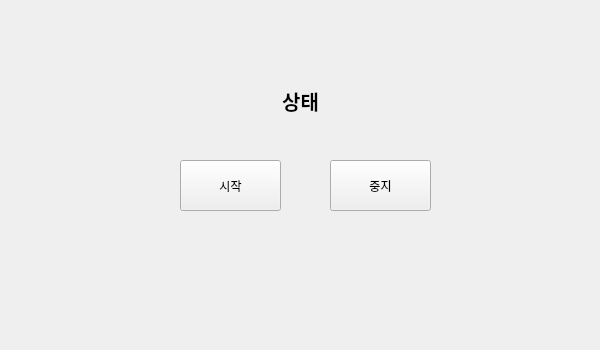
<?xml version="1.0" encoding="UTF-8"?>
<ui version="4.0">
 <class>Form</class>
 <widget class="QWidget" name="Form">
  <property name="geometry">
   <rect>
    <x>0</x>
    <y>0</y>
    <width>600</width>
    <height>350</height>
   </rect>
  </property>
  <property name="maximumSize">
   <size>
    <width>600</width>
    <height>350</height>
   </size>
  </property>
  <property name="windowTitle">
   <string>QTDesigner 연습</string>
  </property>
  <widget class="QLabel" name="lblStatus">
   <property name="geometry">
    <rect>
     <x>160</x>
     <y>70</y>
     <width>281</width>
     <height>61</height>
    </rect>
   </property>
   <property name="font">
    <font>
     <family>맑은 고딕</family>
     <pointsize>15</pointsize>
     <weight>75</weight>
     <bold>true</bold>
    </font>
   </property>
   <property name="text">
    <string>상태</string>
   </property>
   <property name="alignment">
    <set>Qt::AlignCenter</set>
   </property>
  </widget>
  <widget class="QPushButton" name="btnStart">
   <property name="geometry">
    <rect>
     <x>180</x>
     <y>160</y>
     <width>101</width>
     <height>51</height>
    </rect>
   </property>
   <property name="font">
    <font>
     <family>맑은 고딕 Semilight</family>
     <pointsize>9</pointsize>
    </font>
   </property>
   <property name="text">
    <string>시작</string>
   </property>
  </widget>
  <widget class="QPushButton" name="btnStop">
   <property name="geometry">
    <rect>
     <x>330</x>
     <y>160</y>
     <width>101</width>
     <height>51</height>
    </rect>
   </property>
   <property name="font">
    <font>
     <family>맑은 고딕 Semilight</family>
     <pointsize>9</pointsize>
    </font>
   </property>
   <property name="text">
    <string>중지</string>
   </property>
  </widget>
 </widget>
 <resources/>
 <connections/>
</ui>
